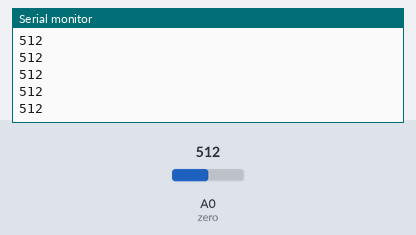
A sketch run on a simulated Arduino Uno, built with avr-gcc and run on an emulated ATmega328P. Shown: the last lines printed to the serial monitor. The test bench sets the inputs (shaded band); at power-on: A0 (zero) = 512.

Above: at 1.2 s.
1.3 s: A0 (zero) set to 716
At 2.1 s:
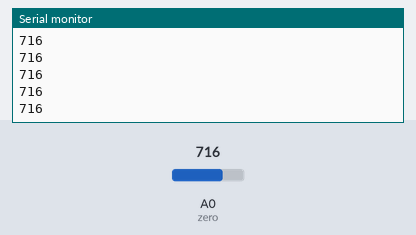
2.8 s: A0 (zero) set to 900
At 3.7 s:
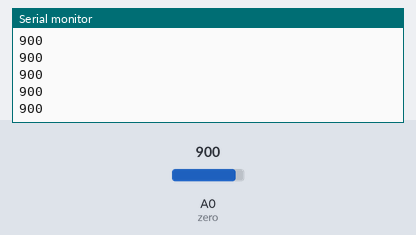
Timing chart, 0 to 5.8 s (numbered marks = the images above; inputs shaded):
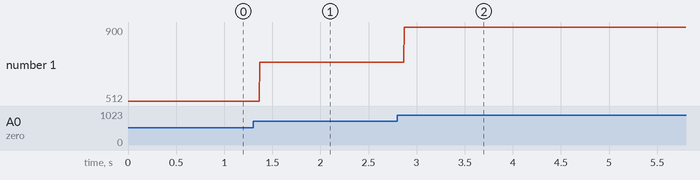

Measured:
- after the input at 1.3 s, the serial monitor: prints a new line after 0.07 s (image 1)
- after the input at 2.8 s, the serial monitor: prints a new line after 0.07 s (image 2)
- plotted number 1: 512 → 716 after the input at 1.3 s, 716 → 900 after the input at 2.8 s

The sketch:

Using_AnalogRead.ino
```cpp
//Using a Potentiometer
int zero = A0;
void setup() {
  // put your setup code here, to run once:
Serial.begin(9600); // Serial Monitor is being initiated for Serial communication between the arduino and your computer
}

void loop() {
  // put your main code here, to run repeatedly:
int reader=analogRead(zero); // we read analog values using the analogread function
Serial.println(reader); // the values read from the previous statement is being printed in the serial monitor.
}
```
